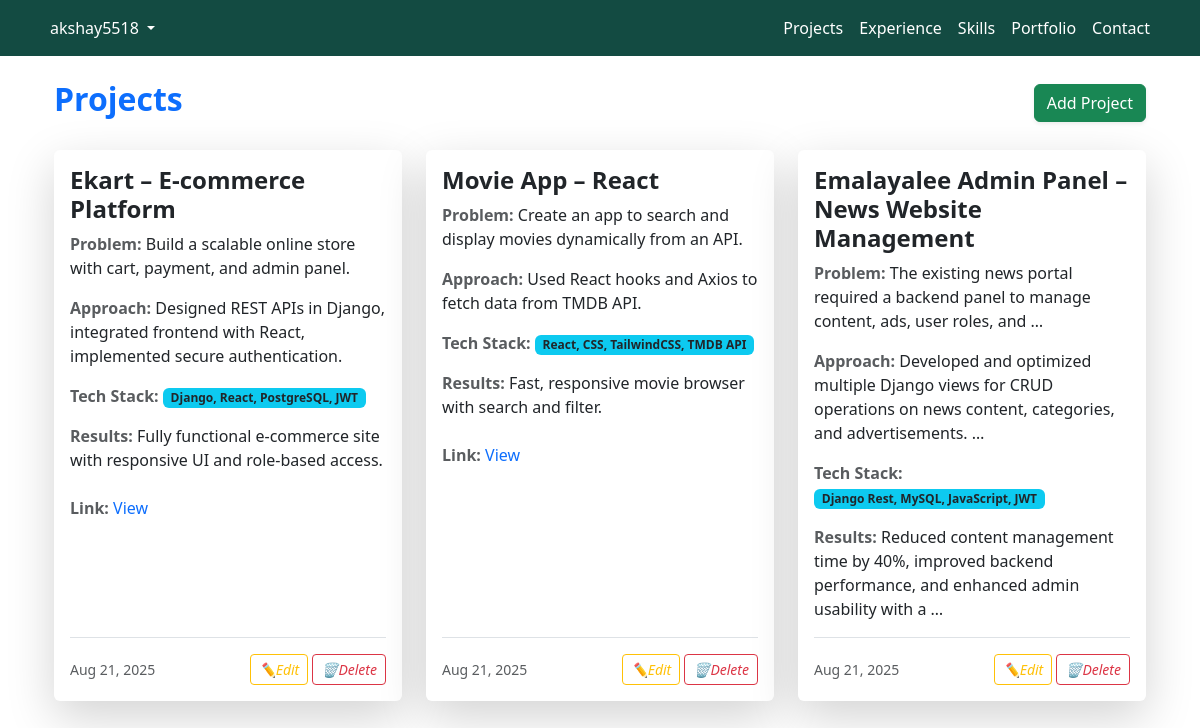
Before: /projects/ (signed in) with the older database file.
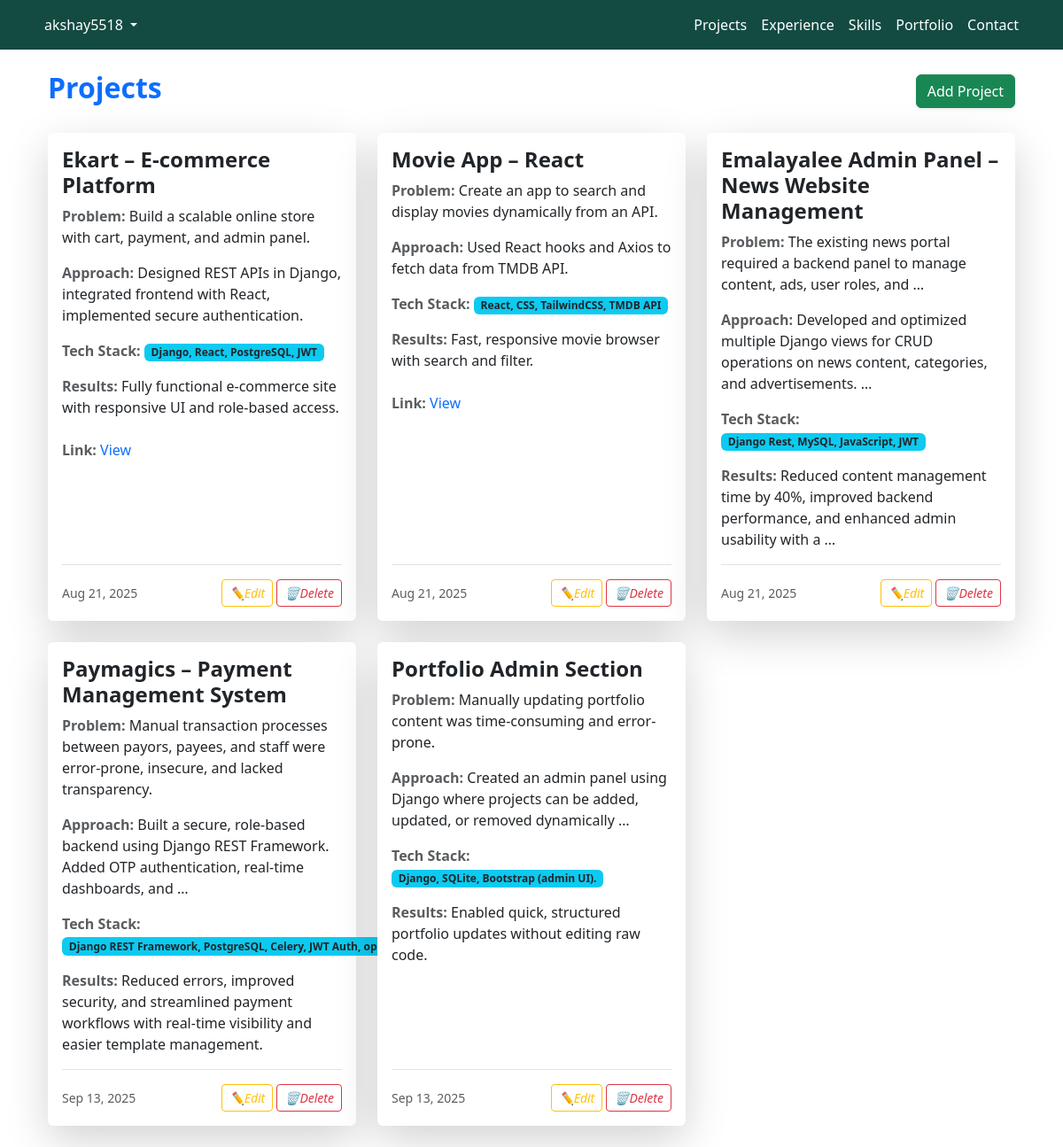
After: the same page with the newer database file.
### Portfolio_App/models.py (models this page shows, shortened)
class Project(models.Model):
    title = models.CharField(max_length=200)
    problem = models.TextField()
    approach = models.TextField()
    techStack = models.TextField()
    results = models.TextField()
    link = models.URLField(blank=True,null=True)
    created_at = models.DateTimeField(auto_now_add=True)

### Portfolio_Admin_App/views.py (the view)
# urls.py: path('projects/', project_dashboard, name='projects'),
@csrf_exempt
@login_required(login_url='login')
def project_dashboard(request):
    projects = Project.objects.all()
    return render(request, 'projects.html', {'projects': projects})

### Portfolio_Admin_App/templates/projects.html (shortened to what this page needs)
{% extends "base.html" %}
{% block content %}
<div class="container">
    <div class="d-flex justify-content-between align-items-center mb-4">
        <h2 class="fw-bold text-primary">
             Projects
        </h2>
        <a href="{% url 'project_create' %}" class="btn btn-success shadow-sm">
             Add Project
        </a>
    </div>
    {% if projects %}
        <div class="row">
            {% for project in projects %}
                <div class="col-md-6 col-lg-4 mb-4">
                    <div class="card shadow-lg border-0 h-100 hover-card">
                        <div class="card-body d-flex flex-column">
                            <h4 class="card-title text-dark fw-bold">
                                 {{ project.title }}
                            </h4>
                            <p><span class="fw-semibold text-muted">Problem:</span> {{ project.problem|truncatewords:15 }}</p>
                            <p><span class="fw-semibold text-muted">Approach:</span> {{ project.approach|truncatewords:15 }}</p>
                            <p>
                                <span class="fw-semibold text-muted">Tech Stack:</span>
                                <span class="badge bg-info text-dark">{{ project.techStack }}</span>
                            </p>
                            <p><span class="fw-semibold text-muted">Results:</span> {{ project.results|truncatewords:15 }}</p>
                            {% if project.link %}
                                <p class="mt-2">
                                    <span class="fw-semibold text-muted">Link:</span>
                                    <a href="{{ project.link }}" target="_blank" class="text-decoration-none">
                                         View
                                    </a>
                                </p>
                            {% endif %}
                            <div class="mt-auto d-flex justify-content-between align-items-center pt-3 border-top">
                                <small class="text-muted">
                                     {{ project.created_at|date:"M d, Y" }}
                                </small>
                                <div>
                                    <a href="{% url 'project_edit' project.id %}" class="btn btn-sm btn-outline-warning">
                                        <i class="bi bi-pencil-square">✏️Edit</i>
                                    </a>
                                    <a href="{% url 'project_delete' project.id %}" class="btn btn-sm btn-outline-danger"
                                       onclick="return confirm('Are you sure you want to delete this project?');">
                                        <i class="bi bi-trash">🗑️Delete</i>
                                    </a>
                                </div>
                            </div>
                        </div>
                    </div>
                </div>
            {% endfor %}
        </div>
    {% else %}
        <div class="alert alert-info text-center shadow-sm">
            <i class="bi bi-info-circle"></i> No projects available.
        </div>
    {% endif %}
</div>
{% endblock %}

Changed rows visible on the page:
added Project: title "Paymagics – Payment Management System", problem "Manual transaction processes between payors, payees, and staff were error-prone, insecure, and lacked transparency.", approach "Built a secure, role-based backend using Django REST Framework. Added OTP authentication, real-time dashboards, and …", techStack "Django REST Framework, PostgreSQL, Celery, JWT Auth, openpyxl.", results "Reduced errors, improved security, and streamlined payment workflows with real-time visibility and easier template management.", created_at "Sep 13, 2025"
added Project: title "Portfolio Admin Section", problem "Manually updating portfolio content was time-consuming and error-prone.", approach "Created an admin panel using Django where projects can be added, updated, or removed dynamically …", techStack "Django, SQLite, Bootstrap (admin UI).", results "Enabled quick, structured portfolio updates without editing raw code.", created_at "Sep 13, 2025"
